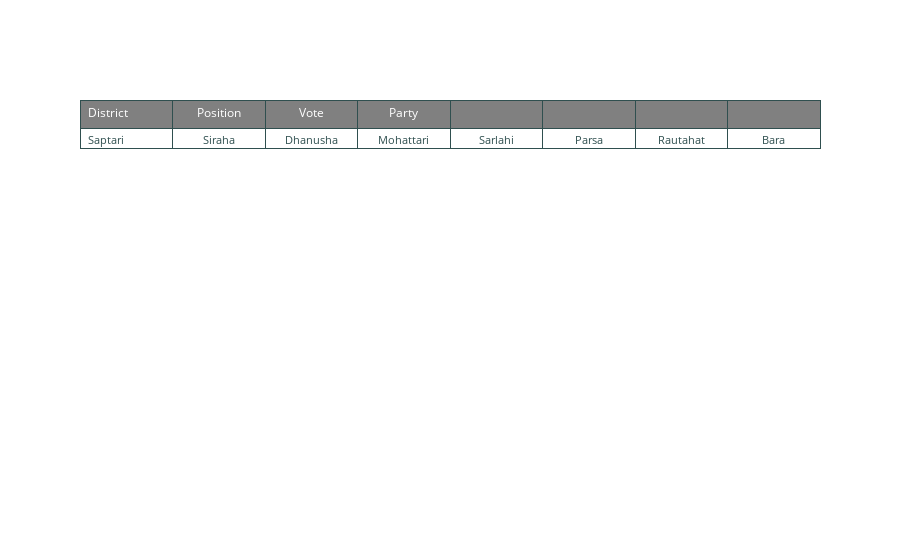

The notebook cell this image was saved under:
### Code cell
import plotly.graph_objects as go

headerColor = 'grey'
rowEvenColor = 'lightgrey'
rowOddColor = 'white'

fig = go.Figure(data=[go.Table(
  header=dict(
    values=['District','Position','Vote','Party'],
    line_color='darkslategray',
    fill_color=headerColor,
    align=['left','center'],
    font=dict(color='white', size=12)
  ),
  cells=dict(
    values=df['District'].unique(),
    line_color='darkslategray',
    # 2-D list of colors for alternating rows
    fill_color = [[rowOddColor,rowEvenColor,rowOddColor, rowEvenColor,rowOddColor]*5],
    align = ['left', 'center'],
    font = dict(color = 'darkslategray', size = 11)
    ))
])

fig.show()

### Figure 1 — Plotly figure (JSON) as saved in the notebook; plotly's stock layout.template omitted (floating-point values rounded to 4 significant figures)
{"data": [{"cells": {"align": ["left", "center"], "fill": {"color": [["white", "lightgrey", "white", "lightgrey", "white", "white", "lightgrey", "white", "lightgrey", "white", "white", "lightgrey", "white", "lightgrey", "white", "white", "lightgrey", "white", "lightgrey", "white", "white", "lightgrey", "white", "lightgrey", "white"]]}, "font": {"color": "darkslategray", "size": 11}, "line": {"color": "darkslategray"}, "values": ["Saptari", "Siraha", "Dhanusha", "Mohattari", "Sarlahi", "Parsa", "Rautahat", "Bara"]}, "header": {"align": ["left", "center"], "fill": {"color": "grey"}, "font": {"color": "white", "size": 12}, "line": {"color": "darkslategray"}, "values": ["District", "Position", "Vote", "Party"]}, "type": "table"}], "layout": {}}
